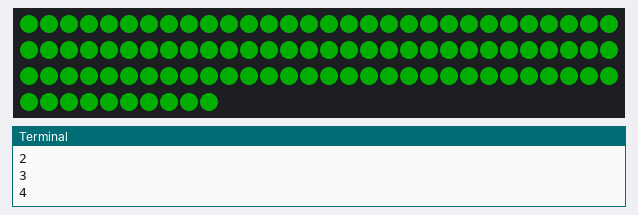
A program run on a simulated Raspberry Pi (BCM pin numbers). Shown: 100 RGB LEDs in strip order, left to right, continuing on the next row, the last lines printed to the terminal. Dim RGB values are drawn brighter than linear; threads take turns every 2 ms.

Above: at 2.15 s.
At 3.35 s:
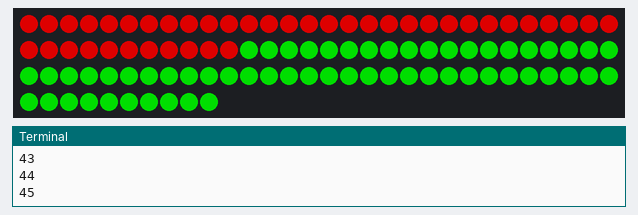
At 4.86 s:
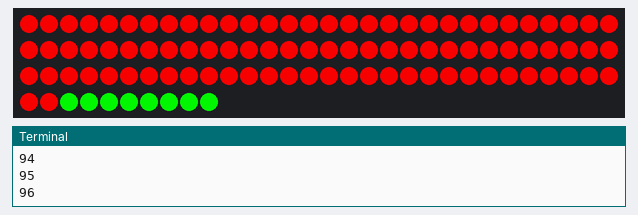
At 5.76 s:
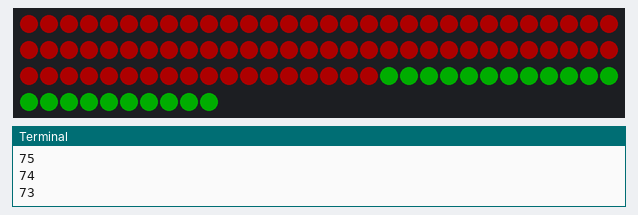
At 6.36 s:
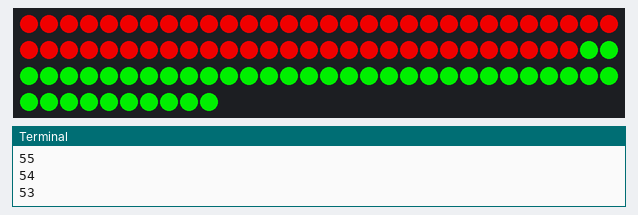
At 7.56 s:
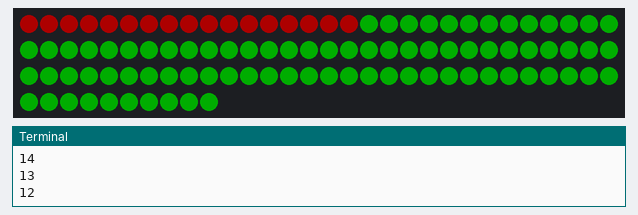

The program:

running.py
```python
from time import sleep
import board
import neopixel
import threading
import sys

# On CircuitPlayground Express, and boards with built in status NeoPixel -> board.NEOPIXEL
# Otherwise choose an open pin connected to the Data In of the NeoPixel strip, i.e. board.D1
pixel_pin = board.D18

# On a Raspberry pi, use this instead, not all pins are supported
# pixel_pin = board.D18

# The number of NeoPixels
num_pixels = 100

# The order of the pixel colors - RGB or GRB. Some NeoPixels have red and green reversed!
# For RGBW NeoPixels, simply change the ORDER to RGBW or GRBW.
ORDER = neopixel.RGB

pixels = neopixel.NeoPixel(
    pixel_pin, num_pixels, brightness=1, auto_write=False, pixel_order=ORDER
)

SPEED = 0.025


def latir():
    while True:
        for i in range(1, 10, 1):
            pixels.brightness = i/10
            sleep(0.1)

        for i in range(10, 1, -1):
            pixels.brightness = i/10
            sleep(0.1)


def apagar():
    pixels.fill((0, 0, 0))
    pixels.show()


t_latir = threading.Thread(target=latir)
t_latir.start()

# pixels = neopixel.NeoPixel(board.D18, 300, brightness=1)
pixels.fill((0, 255, 0))
sleep(2)
pixels.show()

for i in range(num_pixels):
    print(i)
    pixels[i] = (255, 0, 0)
    pixels.show()
    sleep(SPEED)

for i in range(num_pixels -1, 0, -1):
    print(i)
    pixels[i] = (0, 255, 0)
    pixels.show()
    sleep(SPEED)

apagar()
sys.exit()
```
